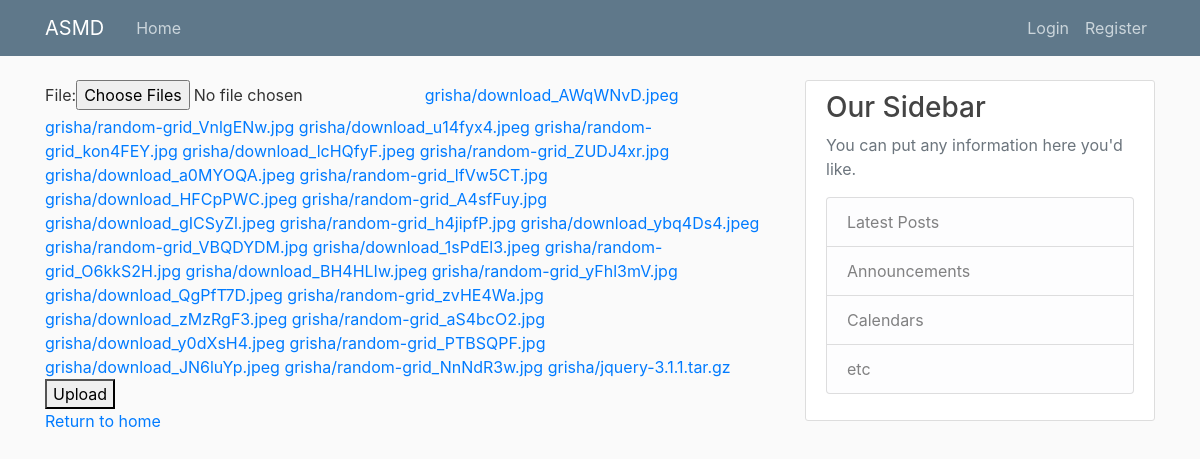
The page /asmdapp/upload/ on the database its author committed.
### asmdapp/models.py (models this page shows)
class DataModel(models.Model):
    model = models.ForeignKey(LearningModel, on_delete=models.CASCADE)
    file = models.FileField(upload_to=user_directory_path)

### asmdapp/views.py (the view)
# urls.py: path('upload/', views.upload, name='upload')
def upload(request):
    user = request.user
    if request.method == 'POST':
        file_form = DataModelForm(request.POST, request.FILES)
        files = request.FILES.getlist('file')  #field name in model
        if file_form.is_valid():
            for f in files:
                file_instance = DataModel(file=f, model=LearningModel.objects.get(pk=23))
                file_instance.save()
        messages.success(request, f'Success!')
    else:
        file_form = DataModelForm()
    datamodels = DataModel.objects.filter(model=LearningModel.objects.get(pk=23))
    context = {'form': file_form, 'datamodels': datamodels}
    return render(request, 'asmdapp/upload.html', context)

### asmdapp/forms.py
class DataModelForm(forms.ModelForm):
    class Meta:
        model = DataModel
        fields = ['file']
        widgets = {
            'file': ClearableFileInput(attrs={'multiple': True}),
        }

### asmdapp/templates/asmdapp/upload.html (shortened to what this page needs)
{% extends "asmdapp/base.html" %}
{% block content %}
     <form method="post" enctype="multipart/form-data">
    {{ form }}
         {% for datamodel in datamodels %}
             <a href="{{ datamodel.file.url }}">{{ datamodel.file.name }}</a></td>
         {% endfor %}
     <button type="submit">Upload</button>
  </form>
     <p><a href="{% url 'home' %}">Return to home</a></p>
{% endblock content %}

### asmdapp/templates/asmdapp/base.html (shortened to what this page needs)
{% load static %}
<!DOCTYPE html>
<html>
<head>
    <link rel="stylesheet" href="https://stackpath.bootstrapcdn.com/bootstrap/4.4.1/css/bootstrap.min.css">
    <link rel="stylesheet" type="text/css" href="{% static 'asmdapp/main.css' %}">
</head>
<body>
    <header class="site-header">
      <nav class="navbar navbar-expand-md navbar-dark bg-steel fixed-top">
        <div class="container">
          <a class="navbar-brand mr-4" href="{% url 'home' %}">ASMD</a>
          <div class="collapse navbar-collapse" id="navbarToggle">
            <div class="navbar-nav mr-auto">
              <a class="nav-item nav-link" href="{% url 'home' %}">Home</a>
            </div>
            <div class="navbar-nav">
              <a class="nav-item nav-link" href="{% url 'login' %}">Login</a>
              <a class="nav-item nav-link" href="{% url 'register' %}">Register</a>
            </div>
          </div>
        </div>
      </nav>
    </header>
    <main role="main" class="container">
      <div class="row">
        <div class="col-md-8">
          {% block content %}{% endblock %}
        </div>
        <div class="col-md-4">
          <div class="content-section">
            <h3>Our Sidebar</h3>
            <p class='text-muted'>You can put any information here you'd like.
              <ul class="list-group">
                <li class="list-group-item list-group-item-light">Latest Posts</li>
                <li class="list-group-item list-group-item-light">Announcements</li>
                <li class="list-group-item list-group-item-light">Calendars</li>
                <li class="list-group-item list-group-item-light">etc</li>
              </ul>
            </p>
          </div>
        </div>
      </div>
    </main>
   </body>
</html>

### asmdapp/static/asmdapp/main.css (style rules this page uses)
body { background: #fafafa; color: #333333; margin-top: 5rem; }
h1, h2, h3, h4, h5, h6 { color: #444444; }
ul { margin: 0; }
.bg-steel { background-color: #5f788a; }
.site-header .navbar-nav .nav-link { color: #cbd5db; }
.content-section { background: #ffffff; padding: 10px 20px; border: 1px solid #dddddd; border-radius: 3px; margin-bottom: 20px; }

### rows shown on the page
DataModel: file.name "grisha/download_AWqWNvD.jpeg"
DataModel: file.name "grisha/random-grid_VnlgENw.jpg"
DataModel: file.name "grisha/download_u14fyx4.jpeg"
DataModel: file.name "grisha/random-grid_kon4FEY.jpg"
DataModel: file.name "grisha/download_lcHQfyF.jpeg"
DataModel: file.name "grisha/random-grid_ZUDJ4xr.jpg"
DataModel: file.name "grisha/download_a0MYOQA.jpeg"
DataModel: file.name "grisha/random-grid_lfVw5CT.jpg"
DataModel: file.name "grisha/download_HFCpPWC.jpeg"
DataModel: file.name "grisha/random-grid_A4sfFuy.jpg"
DataModel: file.name "grisha/download_gICSyZl.jpeg"
DataModel: file.name "grisha/random-grid_h4jipfP.jpg"
DataModel: file.name "grisha/download_ybq4Ds4.jpeg"
DataModel: file.name "grisha/random-grid_VBQDYDM.jpg"
DataModel: file.name "grisha/download_1sPdEl3.jpeg"
DataModel: file.name "grisha/random-grid_O6kkS2H.jpg"
DataModel: file.name "grisha/download_BH4HLIw.jpeg"
DataModel: file.name "grisha/random-grid_yFhl3mV.jpg"
DataModel: file.name "grisha/download_QgPfT7D.jpeg"
DataModel: file.name "grisha/random-grid_zvHE4Wa.jpg"
DataModel: file.name "grisha/download_zMzRgF3.jpeg"
DataModel: file.name "grisha/random-grid_aS4bcO2.jpg"
DataModel: file.name "grisha/download_y0dXsH4.jpeg"
DataModel: file.name "grisha/random-grid_PTBSQPF.jpg"
DataModel: file.name "grisha/download_JN6luYp.jpeg"
DataModel: file.name "grisha/random-grid_NnNdR3w.jpg"
DataModel: file.name "grisha/jquery-3.1.1.tar.gz"
